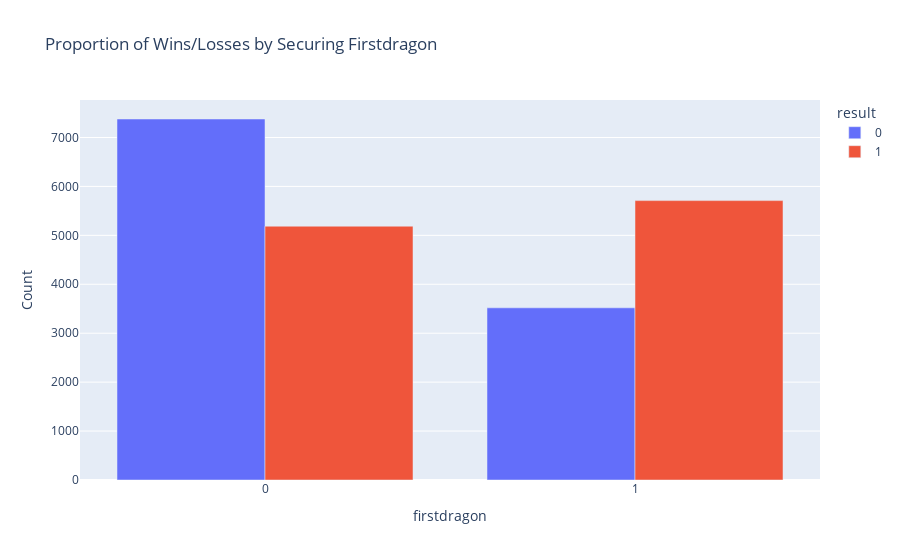
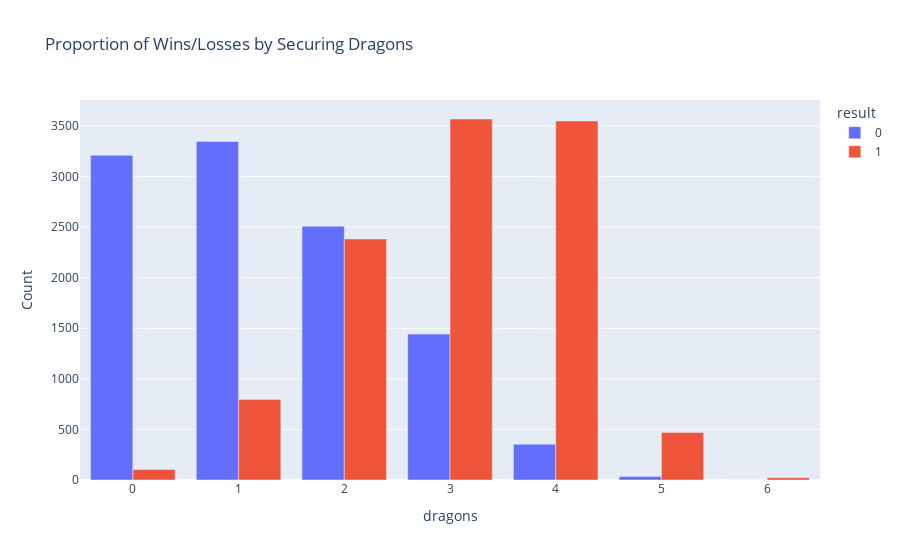
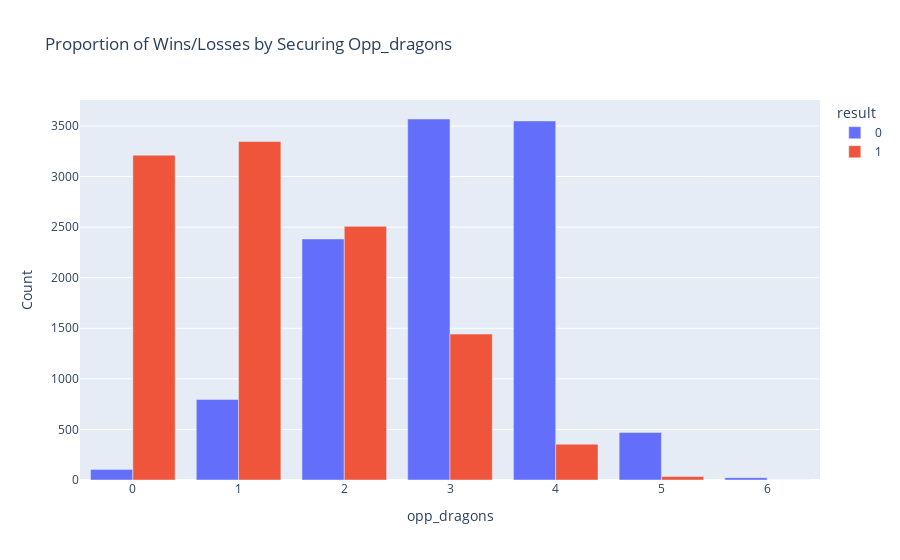

These figures' notebook cell, in order:
### Code cell
for obj in significant_results['Objective']:
    contingency_table = pd.crosstab(grouped_df[obj], grouped_df['result'])
    fig = px.bar(contingency_table, barmode='group', 
                 title=f'Proportion of Wins/Losses by Securing {obj.capitalize()}',
                 labels={'index': f'{obj.capitalize()} Secured', 'value': 'Count'})
    fig.show()

### Figure 1 — Plotly figure (JSON) as saved in the notebook; plotly's stock layout.template omitted (floating-point values rounded to 4 significant figures)
{"data": [{"alignmentgroup": "True", "hovertemplate": "result=0<br>firstdragon=%{x}<br>Count=%{y}<extra></extra>", "legendgroup": "0", "marker": {"color": "#636efa", "pattern": {"shape": ""}}, "name": "0", "offsetgroup": "0", "orientation": "v", "showlegend": true, "textposition": "auto", "type": "bar", "x": [0, 1], "xaxis": "x", "y": [7378, 3519], "yaxis": "y"}, {"alignmentgroup": "True", "hovertemplate": "result=1<br>firstdragon=%{x}<br>Count=%{y}<extra></extra>", "legendgroup": "1", "marker": {"color": "#EF553B", "pattern": {"shape": ""}}, "name": "1", "offsetgroup": "1", "orientation": "v", "showlegend": true, "textposition": "auto", "type": "bar", "x": [0, 1], "xaxis": "x", "y": [5187, 5710], "yaxis": "y"}], "layout": {"barmode": "group", "legend": {"title": {"text": "result"}, "tracegroupgap": 0}, "title": {"text": "Proportion of Wins/Losses by Securing Firstdragon"}, "xaxis": {"anchor": "y", "domain": [0, 1], "title": {"text": "firstdragon"}}, "yaxis": {"anchor": "x", "domain": [0, 1], "title": {"text": "Count"}}}}

### Figure 2 — Plotly figure (JSON) as saved in the notebook; plotly's stock layout.template omitted (floating-point values rounded to 4 significant figures)
{"data": [{"alignmentgroup": "True", "hovertemplate": "result=0<br>dragons=%{x}<br>Count=%{y}<extra></extra>", "legendgroup": "0", "marker": {"color": "#636efa", "pattern": {"shape": ""}}, "name": "0", "offsetgroup": "0", "orientation": "v", "showlegend": true, "textposition": "auto", "type": "bar", "x": [0, 1, 2, 3, 4, 5, 6], "xaxis": "x", "y": [3211, 3346, 2508, 1443, 354, 34, 1], "yaxis": "y"}, {"alignmentgroup": "True", "hovertemplate": "result=1<br>dragons=%{x}<br>Count=%{y}<extra></extra>", "legendgroup": "1", "marker": {"color": "#EF553B", "pattern": {"shape": ""}}, "name": "1", "offsetgroup": "1", "orientation": "v", "showlegend": true, "textposition": "auto", "type": "bar", "x": [0, 1, 2, 3, 4, 5, 6], "xaxis": "x", "y": [105, 797, 2383, 3569, 3550, 470, 23], "yaxis": "y"}], "layout": {"barmode": "group", "legend": {"title": {"text": "result"}, "tracegroupgap": 0}, "title": {"text": "Proportion of Wins/Losses by Securing Dragons"}, "xaxis": {"anchor": "y", "domain": [0, 1], "title": {"text": "dragons"}}, "yaxis": {"anchor": "x", "domain": [0, 1], "title": {"text": "Count"}}}}

### Figure 3 — Plotly figure (JSON) as saved in the notebook; plotly's stock layout.template omitted (floating-point values rounded to 4 significant figures)
{"data": [{"alignmentgroup": "True", "hovertemplate": "result=0<br>opp_dragons=%{x}<br>Count=%{y}<extra></extra>", "legendgroup": "0", "marker": {"color": "#636efa", "pattern": {"shape": ""}}, "name": "0", "offsetgroup": "0", "orientation": "v", "showlegend": true, "textposition": "auto", "type": "bar", "x": [0, 1, 2, 3, 4, 5, 6], "xaxis": "x", "y": [105, 797, 2383, 3569, 3550, 470, 23], "yaxis": "y"}, {"alignmentgroup": "True", "hovertemplate": "result=1<br>opp_dragons=%{x}<br>Count=%{y}<extra></extra>", "legendgroup": "1", "marker": {"color": "#EF553B", "pattern": {"shape": ""}}, "name": "1", "offsetgroup": "1", "orientation": "v", "showlegend": true, "textposition": "auto", "type": "bar", "x": [0, 1, 2, 3, 4, 5, 6], "xaxis": "x", "y": [3211, 3346, 2508, 1443, 354, 34, 1], "yaxis": "y"}], "layout": {"barmode": "group", "legend": {"title": {"text": "result"}, "tracegroupgap": 0}, "title": {"text": "Proportion of Wins/Losses by Securing Opp_dragons"}, "xaxis": {"anchor": "y", "domain": [0, 1], "title": {"text": "opp_dragons"}}, "yaxis": {"anchor": "x", "domain": [0, 1], "title": {"text": "Count"}}}}
